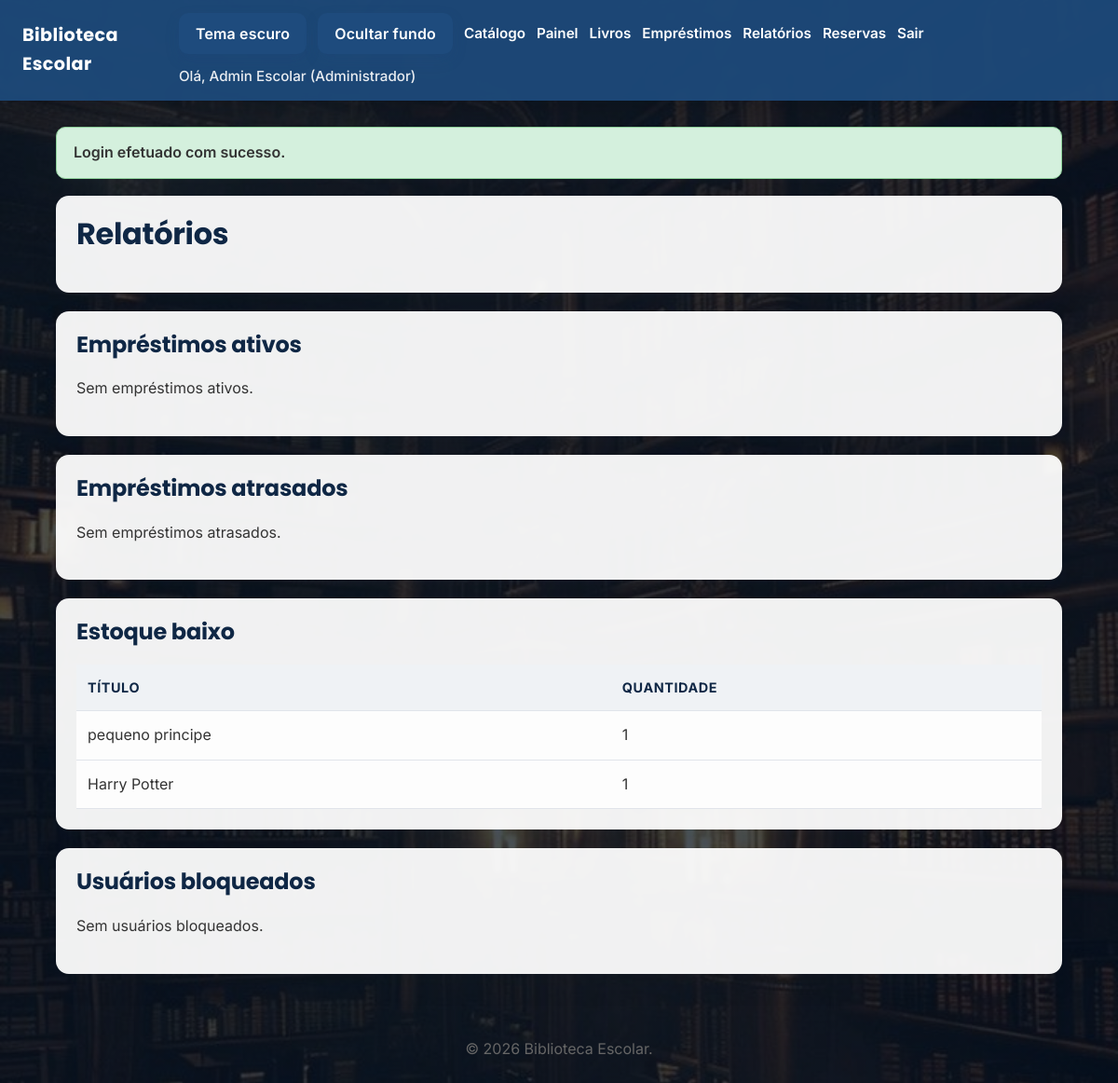
Before: /reports.php (signed in) with the older database file.
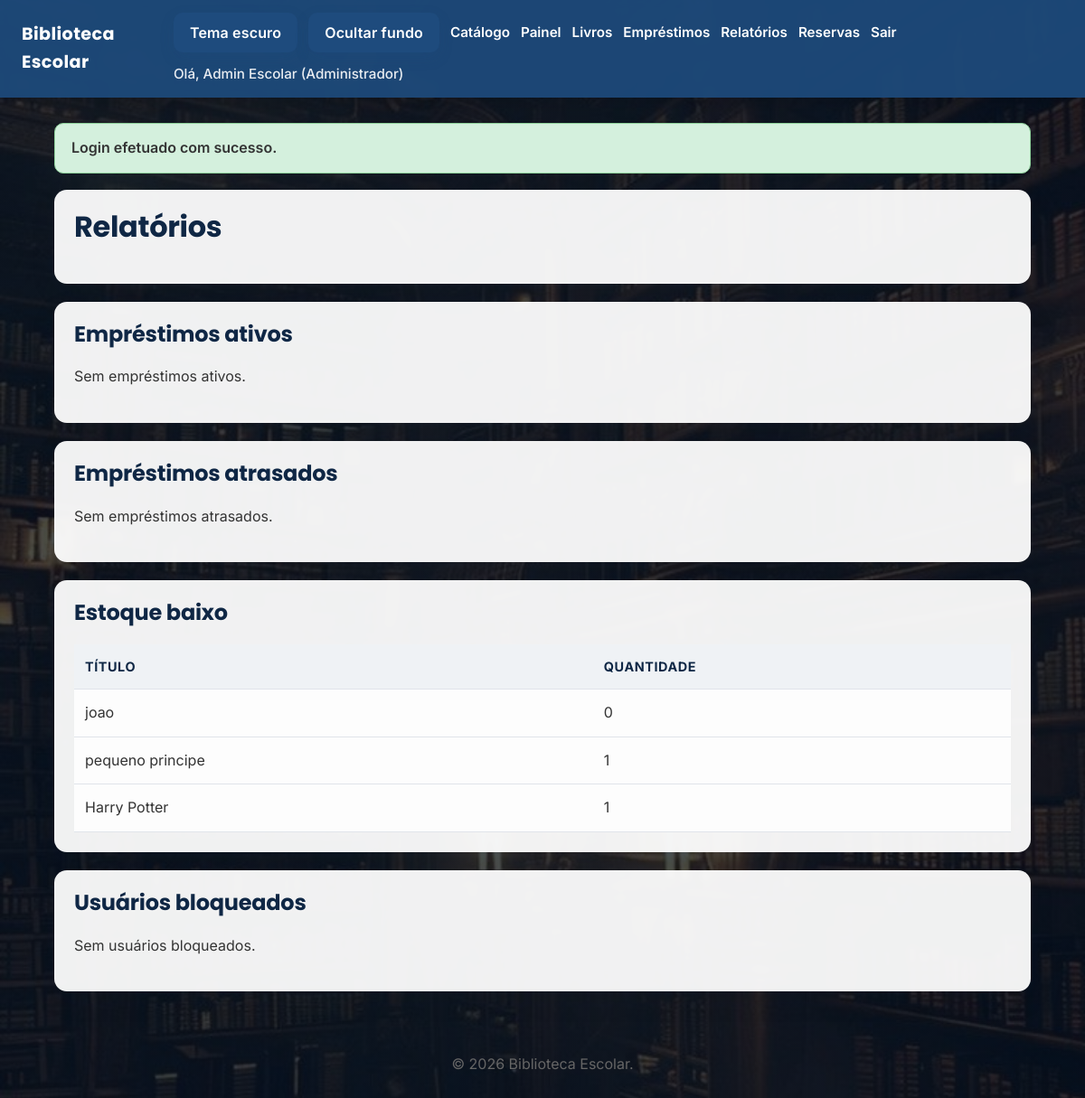
After: the same page with the newer database file.
### tables this page shows
CREATE TABLE books (
        id INTEGER PRIMARY KEY AUTOINCREMENT,
        title TEXT NOT NULL,
        author TEXT NOT NULL,
        category TEXT NOT NULL,
        isbn TEXT,
        publisher TEXT,
        year INTEGER,
        quantity INTEGER NOT NULL DEFAULT 0,
        shelf TEXT,
        internal_code TEXT,
        cover_path TEXT,
        created_at TEXT NOT NULL DEFAULT CURRENT_TIMESTAMP
    );

### includes/functions.php (called while the page is built, shortened)
<?php
function h(string $value): string
{
    return htmlspecialchars($value, ENT_QUOTES, 'UTF-8');
}

### reports.php (the view, shortened to what this page needs)
<?php
require_once __DIR__ . '/includes/functions.php';
$db = get_db();
$activeLoans = $db->query('SELECT l.id, u.name AS user_name, b.title AS book_title, l.loaned_at, l.due_date FROM loans l JOIN users u ON l.user_id = u.id JOIN books b ON l.book_id = b.id WHERE l.returned_at IS NULL ORDER BY l.due_date ASC')->fetchAll();
$overdueLoans = $db->query('SELECT l.id, u.name AS user_name, b.title AS book_title, l.loaned_at, l.due_date FROM loans l JOIN users u ON l.user_id = u.id JOIN books b ON l.book_id = b.id WHERE l.returned_at IS NULL AND l.due_date < DATE("now") ORDER BY l.due_date ASC')->fetchAll();
$lowStock = $db->query('SELECT id, title, quantity FROM books WHERE quantity <= 2 ORDER BY quantity ASC')->fetchAll();
$blockedUsers = $db->query('SELECT id, name, email FROM users WHERE blocked = 1 ORDER BY name')->fetchAll();
require_once __DIR__ . '/includes/header.php';
?>
<div class="card">
    <h1>Relatórios</h1>
</div>
<div class="card">
    <h2>Empréstimos ativos</h2>
    <?php if (empty($activeLoans)): ?>
        <p>Sem empréstimos ativos.</p>
    <?php endif; ?>
</div>
<div class="card">
    <h2>Empréstimos atrasados</h2>
    <?php if (empty($overdueLoans)): ?>
        <p>Sem empréstimos atrasados.</p>
    <?php endif; ?>
</div>
<div class="card">
    <h2>Estoque baixo</h2>
    <?php if (empty($lowStock)): ?>
        <p>Sem livros com estoque baixo.</p>
    <?php else: ?>
        <table>
            <thead>
                <tr>
                    <th>Título</th>
                    <th>Quantidade</th>
                </tr>
            </thead>
            <tbody>
                <?php foreach ($lowStock as $book): ?>
                    <tr>
                        <td><?php echo h($book['title']); ?></td>
                        <td><?php echo (int)$book['quantity']; ?></td>
                    </tr>
                <?php endforeach; ?>
            </tbody>
        </table>
    <?php endif; ?>
</div>
<div class="card">
    <h2>Usuários bloqueados</h2>
    <?php if (empty($blockedUsers)): ?>
        <p>Sem usuários bloqueados.</p>
    <?php endif; ?>
</div>
<?php require_once __DIR__ . '/includes/footer.php';

Changed rows visible on the page:
added books: title "joao", quantity "0"
